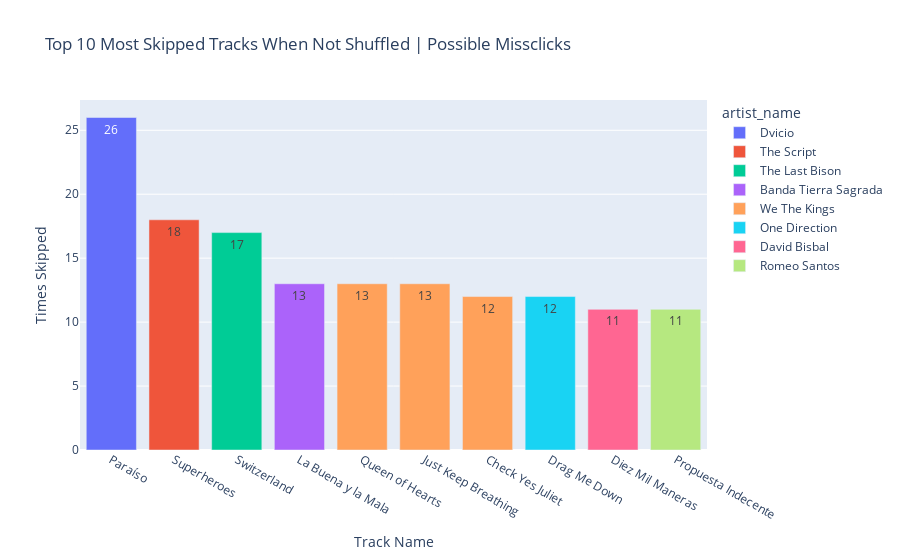

The notebook cell this image was saved under:
### Code cell
# Most skipped tracks when not shuffled - User missclick?

top_not_shuffled_skipped_tracks = df_not_shuffled_skip.groupby(['track_name','artist_name']).agg(times_skipped = ('skipped','count')).reset_index().sort_values(by='times_skipped', ascending=False).head(10)

fig4 = px.bar(
    top_not_shuffled_skipped_tracks, 
    x='track_name', 
    y='times_skipped', 
    title='Top 10 Most Skipped Tracks When Not Shuffled | Possible Missclicks',
    labels={'track_name': 'Track Name', 'times_skipped': 'Times Skipped'},
    color='artist_name',
    text='times_skipped'
)

fig4.show()

### Figure 1 — Plotly figure (JSON) as saved in the notebook; plotly's stock layout.template omitted (floating-point values rounded to 4 significant figures)
{"data": [{"hovertemplate": "artist_name=Dvicio<br>Track Name=%{x}<br>Times Skipped=%{text}<extra></extra>", "legendgroup": "Dvicio", "marker": {"color": "#636efa", "pattern": {"shape": ""}}, "name": "Dvicio", "orientation": "v", "showlegend": true, "text": [26.0], "textposition": "auto", "type": "bar", "x": ["Paraíso"], "xaxis": "x", "y": [26], "yaxis": "y"}, {"hovertemplate": "artist_name=The Script<br>Track Name=%{x}<br>Times Skipped=%{text}<extra></extra>", "legendgroup": "The Script", "marker": {"color": "#EF553B", "pattern": {"shape": ""}}, "name": "The Script", "orientation": "v", "showlegend": true, "text": [18.0], "textposition": "auto", "type": "bar", "x": ["Superheroes"], "xaxis": "x", "y": [18], "yaxis": "y"}, {"hovertemplate": "artist_name=The Last Bison<br>Track Name=%{x}<br>Times Skipped=%{text}<extra></extra>", "legendgroup": "The Last Bison", "marker": {"color": "#00cc96", "pattern": {"shape": ""}}, "name": "The Last Bison", "orientation": "v", "showlegend": true, "text": [17.0], "textposition": "auto", "type": "bar", "x": ["Switzerland"], "xaxis": "x", "y": [17], "yaxis": "y"}, {"hovertemplate": "artist_name=Banda Tierra Sagrada<br>Track Name=%{x}<br>Times Skipped=%{text}<extra></extra>", "legendgroup": "Banda Tierra Sagrada", "marker": {"color": "#ab63fa", "pattern": {"shape": ""}}, "name": "Banda Tierra Sagrada", "orientation": "v", "showlegend": true, "text": [13.0], "textposition": "auto", "type": "bar", "x": ["La Buena y la Mala"], "xaxis": "x", "y": [13], "yaxis": "y"}, {"hovertemplate": "artist_name=We The Kings<br>Track Name=%{x}<br>Times Skipped=%{text}<extra></extra>", "legendgroup": "We The Kings", "marker": {"color": "#FFA15A", "pattern": {"shape": ""}}, "name": "We The Kings", "orientation": "v", "showlegend": true, "text": [13.0, 13.0, 12.0], "textposition": "auto", "type": "bar", "x": ["Queen of Hearts", "Just Keep Breathing", "Check Yes Juliet"], "xaxis": "x", "y": [13, 13, 12], "yaxis": "y"}, {"hovertemplate": "artist_name=One Direction<br>Track Name=%{x}<br>Times Skipped=%{text}<extra></extra>", "legendgroup": "One Direction", "marker": {"color": "#19d3f3", "pattern": {"shape": ""}}, "name": "One Direction", "orientation": "v", "showlegend": true, "text": [12.0], "textposition": "auto", "type": "bar", "x": ["Drag Me Down"], "xaxis": "x", "y": [12], "yaxis": "y"}, {"hovertemplate": "artist_name=David Bisbal<br>Track Name=%{x}<br>Times Skipped=%{text}<extra></extra>", "legendgroup": "David Bisbal", "marker": {"color": "#FF6692", "pattern": {"shape": ""}}, "name": "David Bisbal", "orientation": "v", "showlegend": true, "text": [11.0], "textposition": "auto", "type": "bar", "x": ["Diez Mil Maneras"], "xaxis": "x", "y": [11], "yaxis": "y"}, {"hovertemplate": "artist_name=Romeo Santos<br>Track Name=%{x}<br>Times Skipped=%{text}<extra></extra>", "legendgroup": "Romeo Santos", "marker": {"color": "#B6E880", "pattern": {"shape": ""}}, "name": "Romeo Santos", "orientation": "v", "showlegend": true, "text": [11.0], "textposition": "auto", "type": "bar", "x": ["Propuesta Indecente"], "xaxis": "x", "y": [11], "yaxis": "y"}], "layout": {"barmode": "relative", "legend": {"title": {"text": "artist_name"}, "tracegroupgap": 0}, "title": {"text": "Top 10 Most Skipped Tracks When Not Shuffled | Possible Missclicks"}, "xaxis": {"anchor": "y", "domain": [0, 1], "title": {"text": "Track Name"}}, "yaxis": {"anchor": "x", "domain": [0, 1], "title": {"text": "Times Skipped"}}}}
